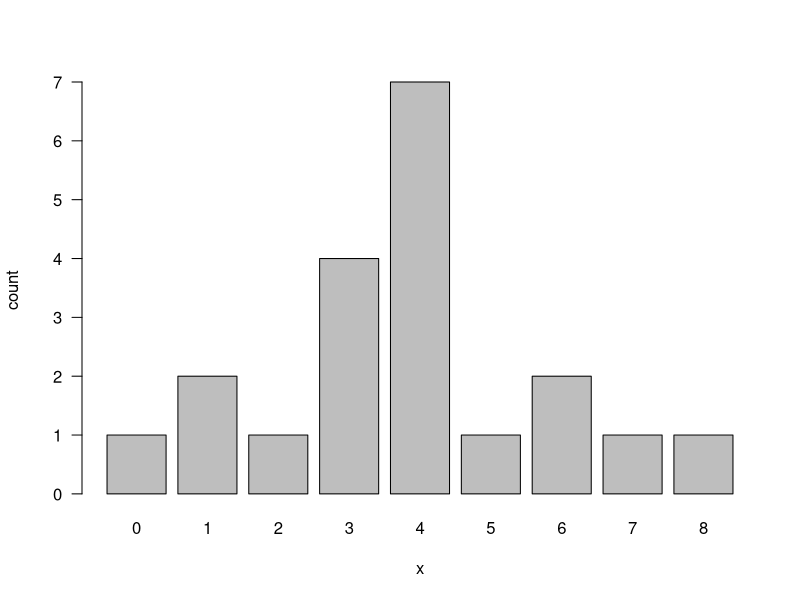
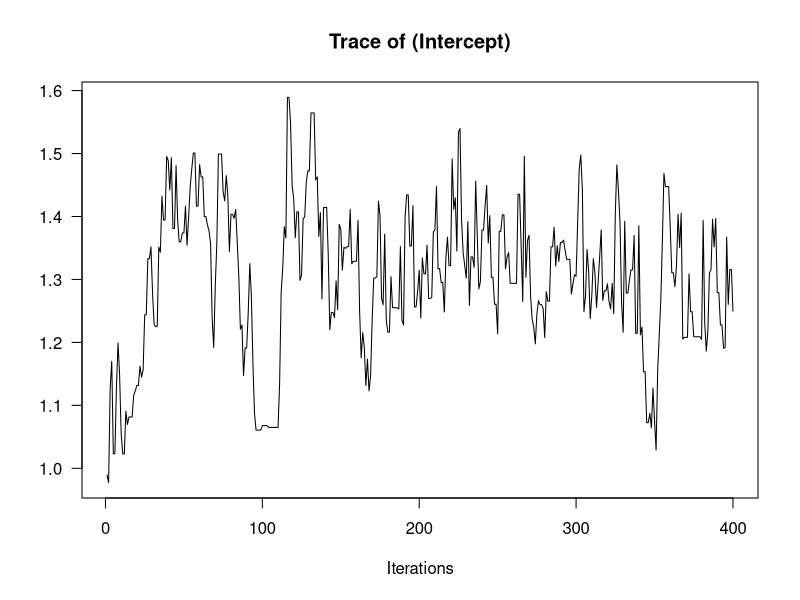
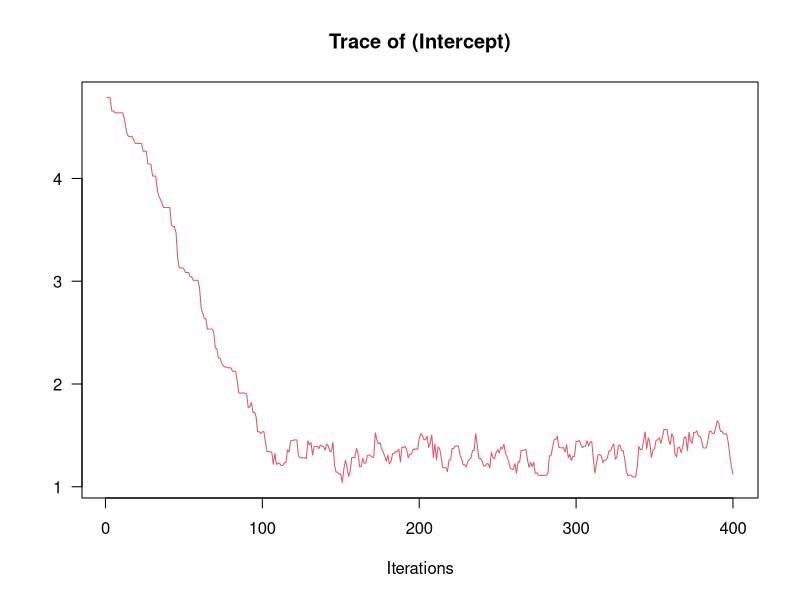
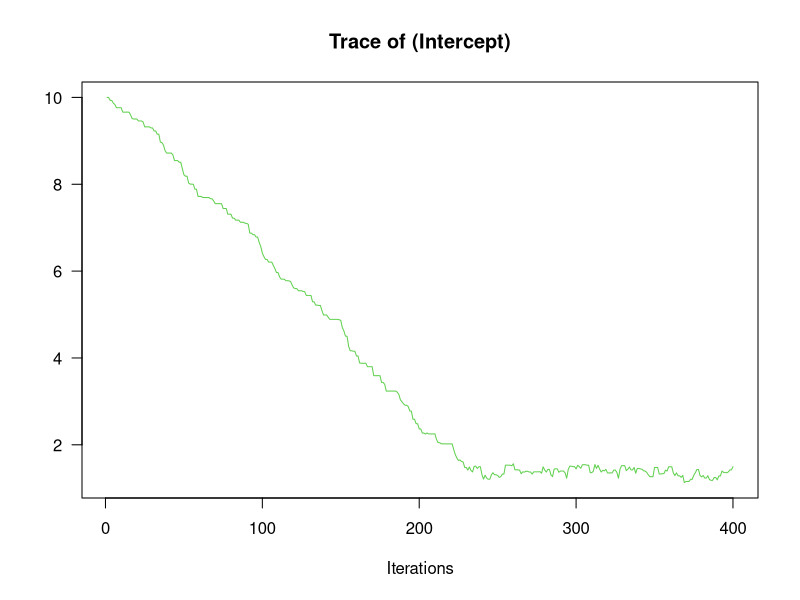
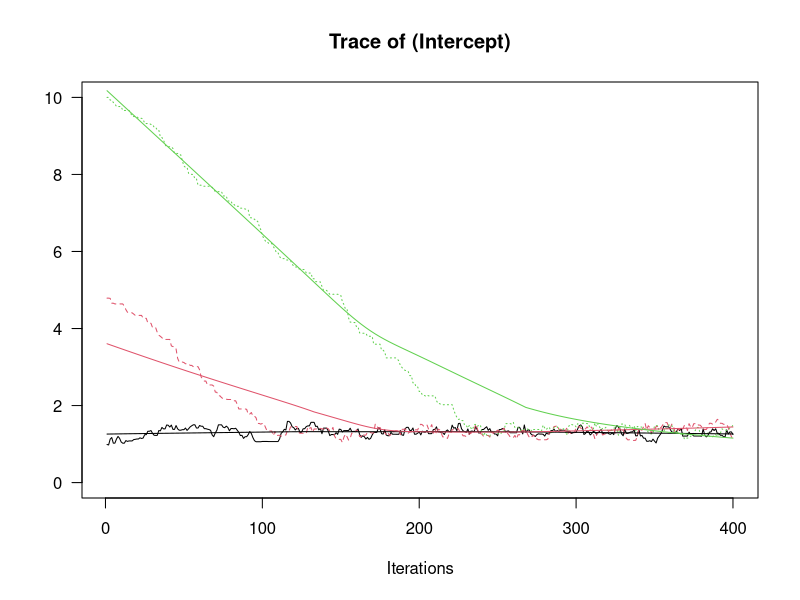
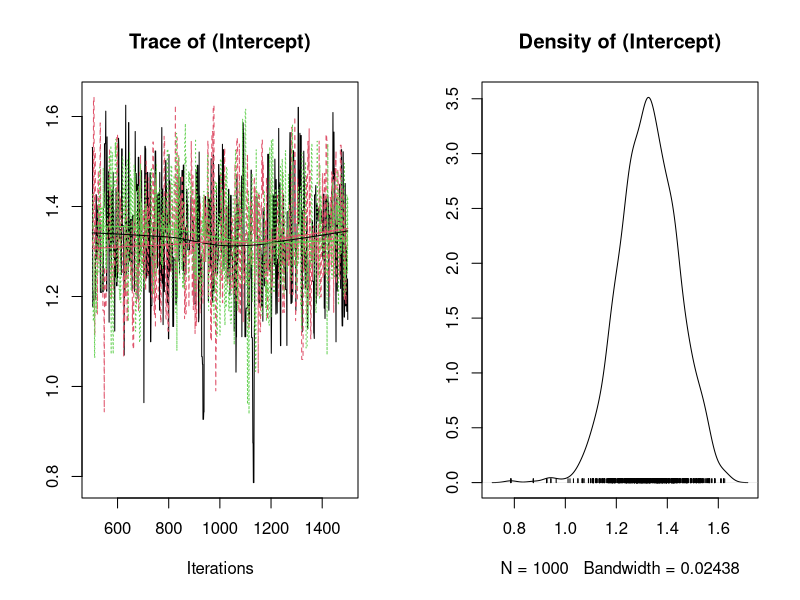
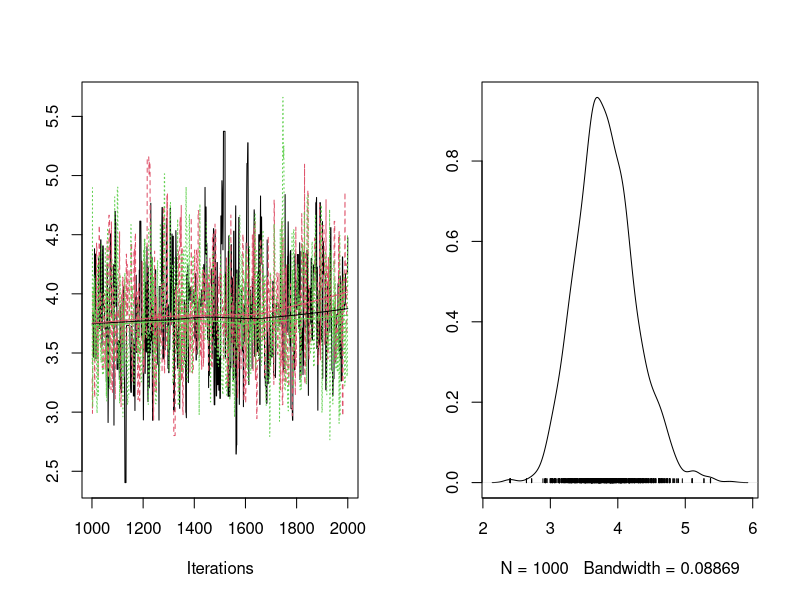
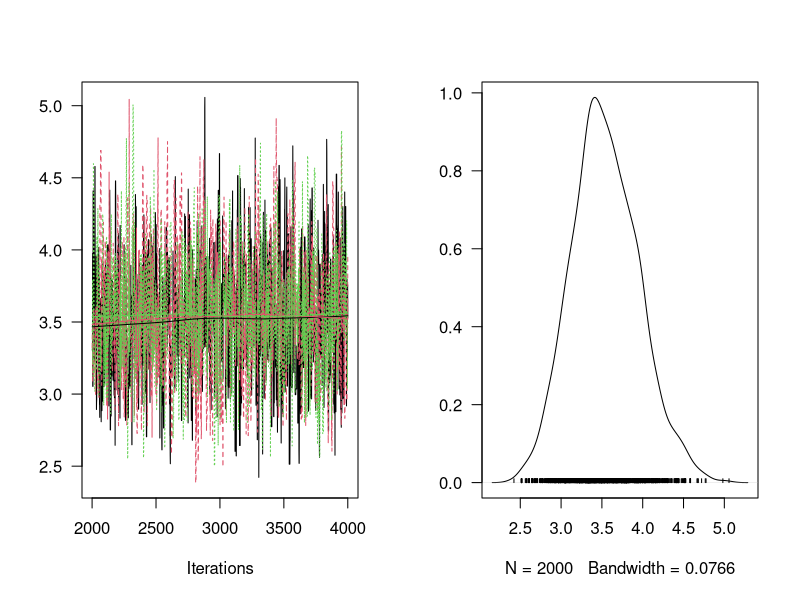

These figures' R source, in order:
##
## Example 1: MCMCpack
##

## Data
x <- c(3, 2, 4, 3, 3, 6, 4, 1, 6, 4, 
       5, 7, 4, 4, 1, 4, 0, 3, 8, 4)

## Histogram
h <- hist(x, right = FALSE,
          breaks = seq(min(x), max(x) + 1, 1),
          plot = FALSE)
barplot(h$count, names.arg = h$breaks[-length(h$breaks)],
        las = 1, xlab = "x", ylab = "count")

## Mean and variance
mean(x)
var(x)

## GLM
fit <- glm(x ~ 1, family = poisson(link = log))
summary(fit)
print(exp(coef(fit)))


## Load MCMCpack library
library(MCMCpack)

## Use MCMCpoisson function
post1 <- vector("list", 3)
post1[[1]] <- MCMCpoisson(x ~ 1, beta.start = 1,
                          burnin = 0, mcmc = 400,
                          thin = 1,
                          tune = 0.8, seed = 1117,
                          verbose = 20)

## Plot trace
#pdf("example1-1.pdf", width = 360/72, height = 240/72,
#    family = "Helvetica", pointsize = 10)
plot(post1[[1]], density = FALSE, col = 1, las = 1)
#dev.off()

post1[[2]] <- MCMCpoisson(x ~ 1, beta.start = 5,
                          burnin = 0, mcmc = 400,
                          thin = 1,
                          tune = 0.8, seed = 1123,
                          verbose = 20)
post1[[3]] <- MCMCpoisson(x ~ 1, beta.start = 10,
                          burnin = 0, mcmc = 400,
                          thin = 1,
                          tune = 0.8, seed = 1129,
                          verbose = 20)

plot(post1[[2]], density = FALSE, col = 2, las = 1)
plot(post1[[3]], density = FALSE, col = 3, las = 1)

## Tranform into mcmc.list class
post1.mcmc <- mcmc.list(post1)

## Plot trace
#pdf("example1-2.pdf", width = 360/72, height = 240/72,
#    family = "Helvetica", pointsize = 10)
plot(post1.mcmc, density = FALSE,
     ylim = c(0, 10), las = 1)
#dev.off()


## Adjust burnin, mcmc and tune parameters
post2 <- vector("list", 3)
burnin <- 500
mcmc <- 1000
thin <- 1
tune <- 2
verbose <- 0
post2[[1]] <- MCMCpoisson(x ~ 1, beta.start = 1,
                          burnin = burnin, mcmc = mcmc,
                          thin = thin,
                          tune = tune, seed = 1117,
                          verbose = verbose)
post2[[2]] <- MCMCpoisson(x ~ 1, beta.start = 5,
                          burnin = burnin, mcmc = mcmc,
                          thin = thin,
                          tune = tune, seed = 1123,
                          verbose = verbose)
post2[[3]] <- MCMCpoisson(x ~ 1, beta.start = 10,
                          burnin = burnin, mcmc = mcmc,
                          thin = thin,
                          tune = tune, seed = 1129,
                          verbose = verbose)
post2.mcmc <- mcmc.list(post2)

#pdf("example1-3.pdf", width = 360/72, height = 240/72,
#    family = "Helvetica", pointsize = 10)
plot(post2.mcmc)
#dev.off()

## Summary
summary(post2.mcmc)

## Exponential of poseterior mean of lambda
exp(summary(post2.mcmc)$statistics["Mean"])

## Convergence diagnostic
# Gelman & Rubin
gelman.diag(post2.mcmc)

# Geweke
geweke.diag(post2.mcmc)


##
## Use MCMCmetrop1R function
##

## Function returns log of prior x likelihood
LogPoisFun <- function(lambda, x) {
  # Poisson distribution: p(x) = lambda^x exp(-lambda)/x!
  if (lambda >= 0) {    # lambda must be non-negative
    # prior: dunif(0, 10^4)
    log(ifelse(lambda >= 0 & lambda < 10^4, 10^-4, 0)) + 
      # log likelihood
      sum(log(lambda^x * exp(-lambda) / factorial(x)))
  } else {
    -Inf
  }
}

## MCMC using Metropolis method
# burn-in: 1000
# iteration: 1000
# thinning: 1
chains <- 1:3
inits <- c(1, 10, 20)
seeds <- c(1117, 1123, 1129)
post3 <- lapply(chains,
                function(chain) {
                  MCMCmetrop1R(fun = LogPoisFun,
                               theta.init = inits[chain],
                               burnin = 1000, mcmc = 1000,
                               thin = 1,
                               tune = 2, seed = seeds[chain],
                               verbose = 0, logfun = TRUE,
                               x = x)
                })
post3.mcmc <- mcmc.list(post3)

## Convergence diagnostic
# Gelman & Rubin
gelman.diag(post3.mcmc)

## Plot trace
plot(post3.mcmc)

## Show results
summary(post3.mcmc)

## Informative prior

## Function for sampling
LogPoisFun2 <- function(lambda, x) {
  if (lambda >= 0) {  # lambda must be non-negative
    # prior: Gamma(2, 2)
    log(dgamma(lambda, shape = 2, rate = 2)) + 
      # log likelihood
      sum(log(dpois(x, lambda)))
  } else {
    -Inf
  }
}

chains <- 1:3
inits <- c(1, 10, 20)
seeds <- c(1117, 1123, 1129)
post4 <- lapply(chains,
                function(i) {
                  MCMCmetrop1R(fun = LogPoisFun2,
                               theta.init = inits[i],
                               burnin = 2000, mcmc = 2000,
                               thin = 1,
                               tune = 2, seed = seeds[i],
                               verbose = 0, logfun = TRUE,
                               x = x)
                })
post4.mcmc <- mcmc.list(post4)
summary(post4.mcmc)
plot(post4.mcmc, trace = TRUE, density = TRUE, las = 1)

## Plot prior, posterior and likelihood
#pdf("example1-4.pdf", width = 480/72, height = 480/72,
#    family = "Helvetica", pointsize = 10)

par(mfrow = c(2, 1))
# Prior
curve(dgamma(x, shape = 2, rate= 2), from = 0, to = 5,
      lty = 2, las = 1,
      xlim = c(0, 5), ylim = c(0, 1.2),
      xlab = "lambda", ylab = "density")

# Posterior
lines(density(sapply(1:3, function(i) post4[[i]])))

# Likelihood
ll <- function(x, x0) {
  sapply(x, function(lambda) prod(dpois(x0, lambda)))
}

x0 <- x
curve(ll(x, x0 = x0), from = 0, to = 5,
      type = "l", las = 1,
      xlab = "lambda", ylab = "likelihood")
#dev.off()
